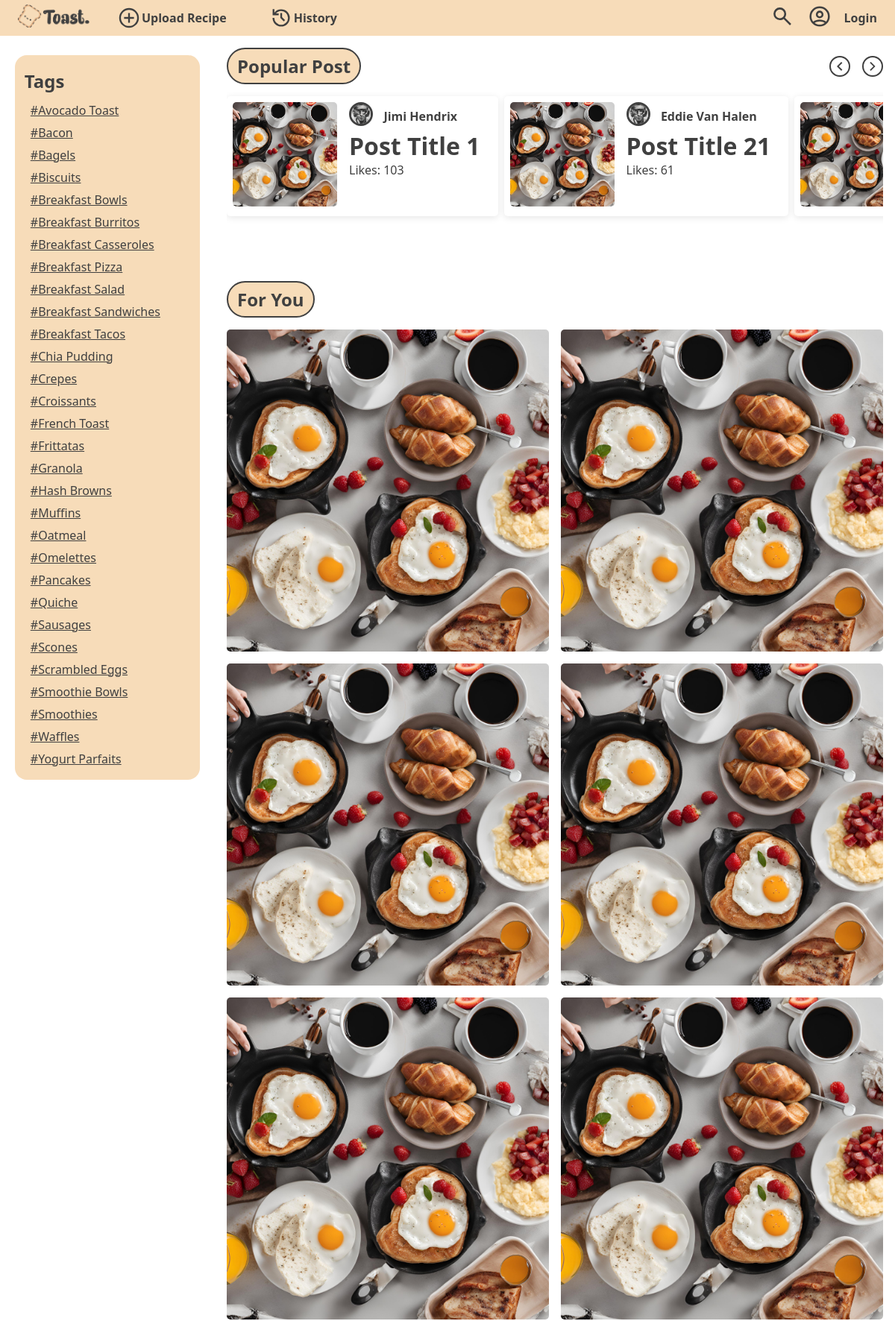
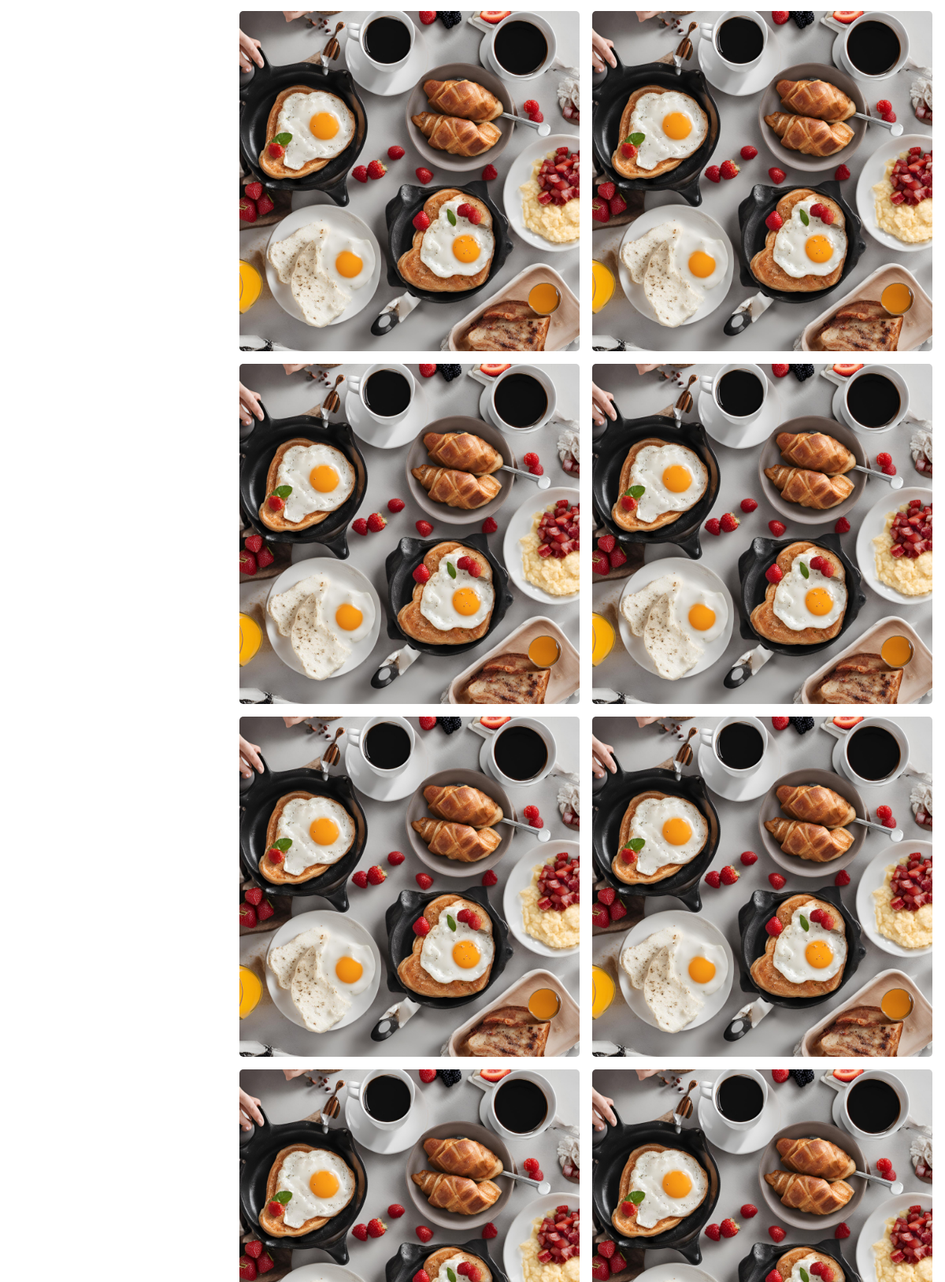
The page /page/home.php (upper part) on the database its author committed (2 pictures, top to bottom).
### tables this page shows
CREATE TABLE `tags` (
  `Tag_ID` int(11) NOT NULL,
  `Tag_Category` varchar(255) NOT NULL
);

CREATE TABLE `post` (
  `Post_ID` int(11) NOT NULL,
  `Post_Title` varchar(255) NOT NULL,
  `Post_Desc` text DEFAULT NULL,
  `Post_Content` text NOT NULL,
  `Post_Likes` int(11) DEFAULT 0,
  `Post_Dislikes` int(11) DEFAULT 0,
  `Post_Image_Path` text DEFAULT NULL,
  `Profile_ID` int(11) DEFAULT NULL,
  `Post_Tag_ID` int(255) NOT NULL
);

CREATE TABLE `profile` (
  `Profile_ID` int(11) NOT NULL,
  `Profile_Name` varchar(255) DEFAULT NULL,
  `Profile_Email` varchar(255) NOT NULL,
  `Profile_Desc` text DEFAULT NULL,
  `Profile_Password` varchar(255) NOT NULL,
  `Profile_Image_Path` text DEFAULT NULL
);

### php/card2_Display.php (the view, shortened to what this page needs)
<?php
require 'db_connection.php';
$query = "SELECT p.Post_ID AS postID, p.Post_Title AS title, p.Post_Image_Path AS food_image,
                 u.Profile_Image_Path AS profile_image, u.Profile_Name AS username, p.Post_Likes AS likes
          FROM POST p
          JOIN PROFILE u ON p.Profile_ID = u.Profile_ID
          ORDER BY RAND()
          LIMIT 20";
$result = mysqli_query($connection, $query);
$recipes = [];
if ($result && mysqli_num_rows($result) > 0) {
    while ($row = mysqli_fetch_assoc($result)) {
        $recipes[] = $row;
    }
}
foreach ($recipes as $recipe):
?>
<div class="card2">
    <a href="post.php?id=<?php echo $recipe['postID']; ?>" id="card2Container<?php echo $recipe['postID']; ?>" class="card2Container">
    </a>
</div>
<?php endforeach; ?>

### php/card1_Display.php (shortened to what this page needs)
<?php
include 'db_connection.php';
$query = "SELECT p.Post_ID AS postID, p.Post_Title AS title, p.Post_Image_Path AS food_image,
                 u.Profile_Image_Path AS profile_image, u.Profile_Name AS username, p.Post_Likes AS likes
          FROM POST p
          JOIN PROFILE u ON p.Profile_ID = u.Profile_ID
          ORDER BY p.Post_Likes DESC
          LIMIT 10";
$result = mysqli_query($connection, $query);
$recipes = [];
if ($result && mysqli_num_rows($result) > 0) {
    while ($row = mysqli_fetch_assoc($result)) {
        $recipes[] = $row;
    }
}
$recipeCount = min(count($recipes), 6);
for ($i = 0; $i < $recipeCount; $i++):
    $recipe = $recipes[$i];
?>
<div class="card1">
    <a href="post.php?id=<?php echo htmlspecialchars($recipe['postID'], ENT_QUOTES, 'UTF-8'); ?>" class="card1Controlled">
        <div class="card1Image">
            <img class="card1FoodImage" src="<?php echo htmlspecialchars($recipe['food_image'], ENT_QUOTES, 'UTF-8'); ?>" alt="">
        </div>
        <div>
            <div class="card1Profile">
                <div>
                    <img class="card1ProfileImage" src="<?php echo htmlspecialchars($recipe['profile_image'], ENT_QUOTES, 'UTF-8'); ?>" alt="">
                </div>
                <div>
                    <h3><?php echo htmlspecialchars($recipe['username'], ENT_QUOTES, 'UTF-8'); ?></h3>
                </div>
            </div>
            <div class="card1FoodTitle">
                <h1><?php echo htmlspecialchars($recipe['title'], ENT_QUOTES, 'UTF-8'); ?></h1>
            </div>
            <div class="card1Likes">
                <p>Likes: <?php echo htmlspecialchars($recipe['likes'], ENT_QUOTES, 'UTF-8'); ?></p>
            </div>
        </div>
    </a>
</div>
<?php endfor; ?>

### php/tagsDisplay.php (shortened to what this page needs)
<?php
require 'db_connection.php';
$query = "SELECT * FROM TAGS";
$result = mysqli_query($connection, $query);
if (mysqli_num_rows($result) > 0) {
    while ($row = mysqli_fetch_assoc($result)) {
        $tagID = $row['Tag_ID'];
        $tagName = $row['Tag_Category'];
        echo '<li><a href="../page/tags.php?id=' . $tagID . '" class="tagItem">' . $tagName . '</a></li>';
    }
} else {
    echo 'No tags found.';
}
?>

### css/default.css (style rules this page uses)
:root { --background-default: #ffffff; --background-light: #fff5e7; --clr-dark: #404040; --clr-primary: #f7dcb9; --clr-primary-darken: #f5d2a4; }
* { margin: 0; padding: 0; list-style-type: none; text-decoration: none; font-family: system-ui, -apple-system, BlinkMacSystemFont, 'Segoe UI', Roboto, Oxygen, Ubuntu, Cantarell, 'Open Sans', 'Helvetica Neue', sans-serif; color: var(--clr-dark); box-sizing: border-box; }
html, body { min-height: 100vh; max-width: 100vw; }
h1 { font-size: 2rem; }
h3 { font-size: 1rem; }
.tagItem { padding: 0.3em 0.5em; }

### assets/cards/card 1/card1Style.css (style rules this page uses)
.card1 { max-width: 600px; max-height: 140px; text-decoration: none; }
.card1Controlled { display: flex; align-items: flex-start; background-color: white; padding: 0.5em 0.5em; border-radius: 5px; box-shadow: 0px 2px 10px rgba(0, 0, 0, 0.1); text-decoration: none; color: #404040; }
.card1Profile { display: flex; align-items: center; margin: 0 1em; gap: 0.5em; }
.card1Profile h3 { margin: 0 0.4em; }
.card1FoodTitle { margin: 0 1em; }
.card1Likes { margin: 0 1em; }
.card1FoodImage { max-height: 140px; border-radius: 5px; }
.card1ProfileImage { max-width: 2em; border-radius: 50px; border-style: solid; }

### assets/cards/card 2/card2Style.css (style rules this page uses)
.card2 { display: flex; justify-content: center; align-items: center; width: 100%; max-width: 60rem; padding-left: auto; padding-right: auto; aspect-ratio: 1; transition: all 0.3s ease; }
.card2Container { display: flex; height: 100%; width: 100%; background-size: 100%; background-position: center; background-repeat: no-repeat; border-radius: 5px; transition: all 0.3s ease; position: relative; aspect-ratio: 1; }

### rows shown on the page
tags: Tag_Category "#Avocado Toast"
tags: Tag_Category "#Bacon"
tags: Tag_Category "#Bagels"
tags: Tag_Category "#Biscuits"
tags: Tag_Category "#Breakfast Bowls"
tags: Tag_Category "#Breakfast Burritos"
tags: Tag_Category "#Breakfast Casseroles"
tags: Tag_Category "#Breakfast Pizza"
tags: Tag_Category "#Breakfast Salad"
tags: Tag_Category "#Breakfast Sandwiches"
tags: Tag_Category "#Breakfast Tacos"
tags: Tag_Category "#Chia Pudding"
tags: Tag_Category "#Crepes"
tags: Tag_Category "#Croissants"
tags: Tag_Category "#French Toast"
tags: Tag_Category "#Frittatas"
tags: Tag_Category "#Granola"
tags: Tag_Category "#Hash Browns"
tags: Tag_Category "#Muffins"
tags: Tag_Category "#Oatmeal"
tags: Tag_Category "#Omelettes"
tags: Tag_Category "#Pancakes"
tags: Tag_Category "#Quiche"
tags: Tag_Category "#Sausages"
tags: Tag_Category "#Scones"
tags: Tag_Category "#Scrambled Eggs"
tags: Tag_Category "#Smoothie Bowls"
tags: Tag_Category "#Smoothies"
tags: Tag_Category "#Waffles"
tags: Tag_Category "#Yogurt Parfaits"
post: Post_Image_Path (picture), Profile_ID.Profile_Image_Path (picture), Profile_ID.Profile_Name "Jimi Hendrix", Post_Title "Post Title 1", Post_Likes "103"
post: Post_Image_Path (picture), Profile_ID.Profile_Image_Path (picture), Profile_ID.Profile_Name "Eddie Van Halen", Post_Title "Post Title 21", Post_Likes "61"
post: Post_Image_Path (picture)
